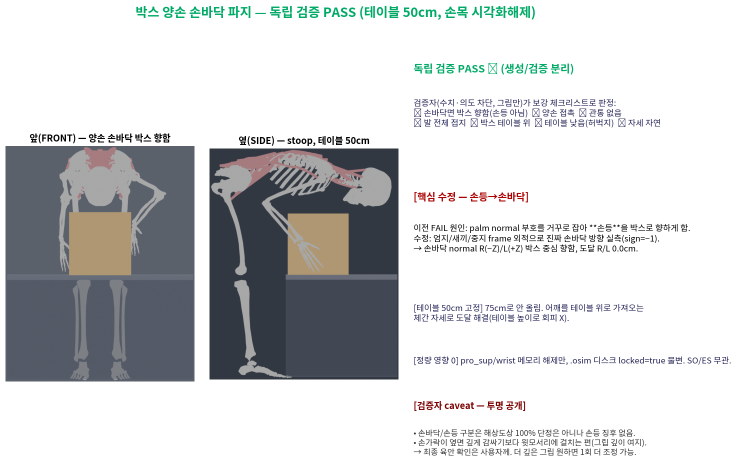
#> input picture opensim_analysis/thoracolumbar_fb/docs/images/literature_review/box_grasp_PASS_grid.png, 1474 x 941 px, given in place of squat_side.png, which was not available (shown at 1/2 size)
$ python make_interf_grid.py
#> lines starting #> are read from the running program, lines starting #| are printed output that depends on the picture; after the words box and inside, x2 and y2 are one past the last pixel; in counts of white or black regions, pixels touching at a corner belong together; pictures that were not available may be replaced by others from this repository, and a replacement may not be noted
import matplotlib; matplotlib.use('Agg')
import matplotlib.pyplot as plt
from matplotlib import font_manager as fm
import matplotlib.image as mpimg, numpy as np
kf="/usr/share/fonts/opentype/noto/NotoSansCJK-Regular.ttc"
fm.fontManager.addfont(kf); plt.rcParams['font.family']=fm.FontProperties(fname=kf).get_name(); plt.rcParams['axes.unicode_minus']=False
def crop(p,pad=6):
#> called with p = '/tmp/cmp_render/interf/squat_side.png', pad = 6
    im=mpimg.imread(p); a=(im[:,:,:3]*255).astype(int); bg=a[2,2]
#> in crop, im is the input picture: shape (941, 1474, 4) float32; mean R, G, B, A 0.816, 0.823, 0.826, 1
#> after `bg = a[2, 2]`: bg = [255, 255, 255]
    m=np.abs(a-bg).sum(2)>18; ys,xs=np.where(m)
#> after `m = np.abs(a - bg).sum(2) > 18`:
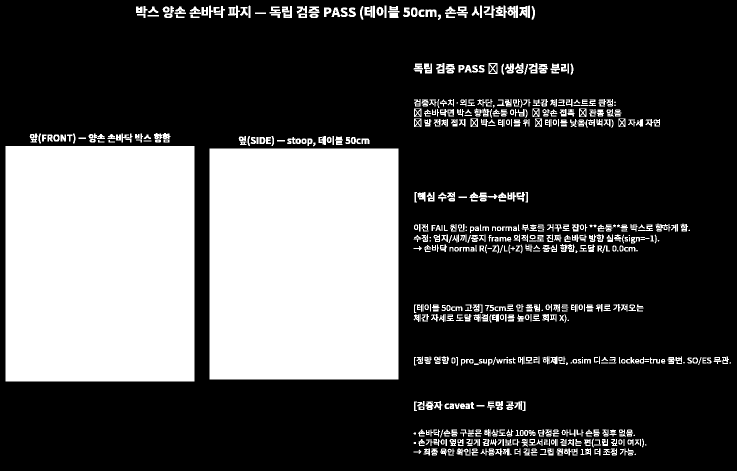
#> m: shape (941, 1474) bool (shown at 1/2 size); 29.3% white; 706 white regions (36 under 20 px), largest, box (x1, y1, x2, y2) and area: (11, 292, 389, 763) 178038, (419, 297, 797, 759) 174636, (1015, 11, 1036, 36) 352
    return im[max(0,ys.min()-pad):ys.max()+pad,max(0,xs.min()-pad):xs.max()+pad]
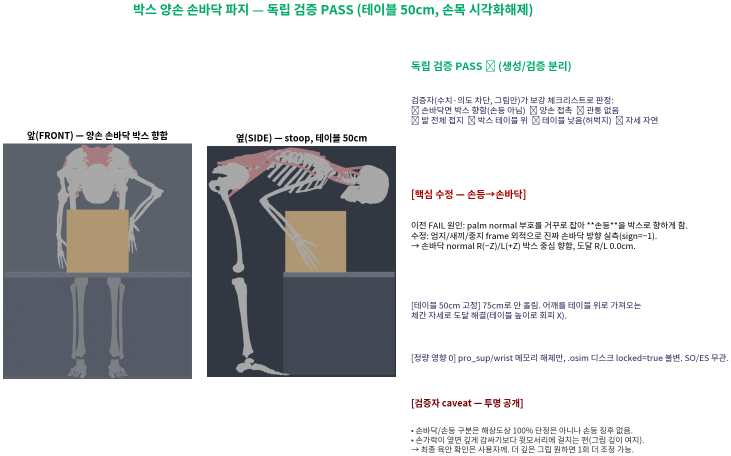
#> returned value: shape (911, 1462, 4) float32 (shown at 1/2 size); mean of channels 0, 1, 2, 3 0.809, 0.816, 0.818, 1; drawn as R, G, B
fig=plt.figure(figsize=(16,9.5)); gs=fig.add_gridspec(2,3,height_ratios=[1,1],width_ratios=[1,1,1.4],wspace=0.06,hspace=0.16)
fig.suptitle("50cm 테이블 박스 들기 — 테이블 간섭 고려 (squat vs stoop)",fontsize=19,fontweight='bold',y=0.99)
imgs=[("/tmp/cmp_render/interf/squat_side.png","squat 옆 — ❌ 손 21cm 부족",(0,0)),
      ("/tmp/cmp_render/interf/squat_front.png","squat 앞",(1,0)),
      ("/tmp/cmp_render/interf/stoop_side.png","stoop 옆 — ✅ 박스 파지",(0,1)),
      ("/tmp/cmp_render/interf/stoop_front.png","stoop 앞",(1,1))]
for p,t,(r,c) in imgs:
    ax=fig.add_subplot(gs[r,c]); ax.imshow(crop(p)); ax.axis('off'); ax.set_title(t,fontsize=12,fontweight='bold',color=('#a00' if 'squat' in t else '#1a7'))
#> pass 2 of the loop `for p,t,(r,c) in imgs:`:
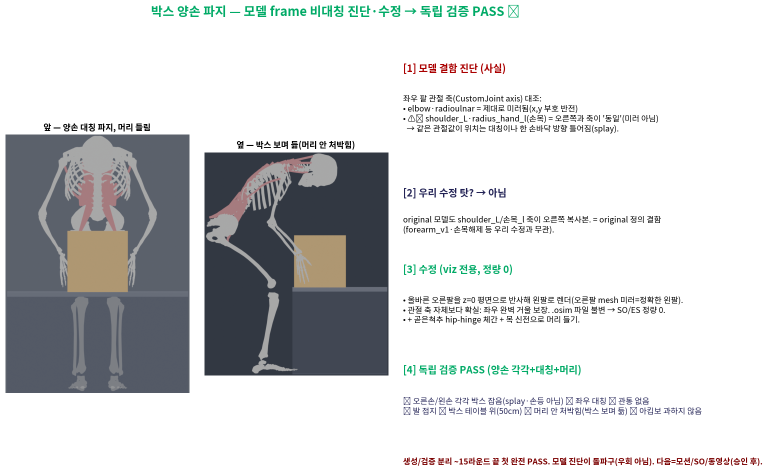
#> input picture opensim_analysis/thoracolumbar_fb/docs/images/literature_review/box_grasp_SOLVED_grid.png, 1536 x 942 px, given in place of squat_front.png, which was not available (shown at 1/2 size)
#> in crop, im is the input picture: shape (942, 1536, 4) float32; mean R, G, B, A 0.82, 0.827, 0.829, 1
#> a: shape (942, 1536, 3) int64
#> in crop (call 2), `m = np.abs(a - bg).sum(2) > 18`:
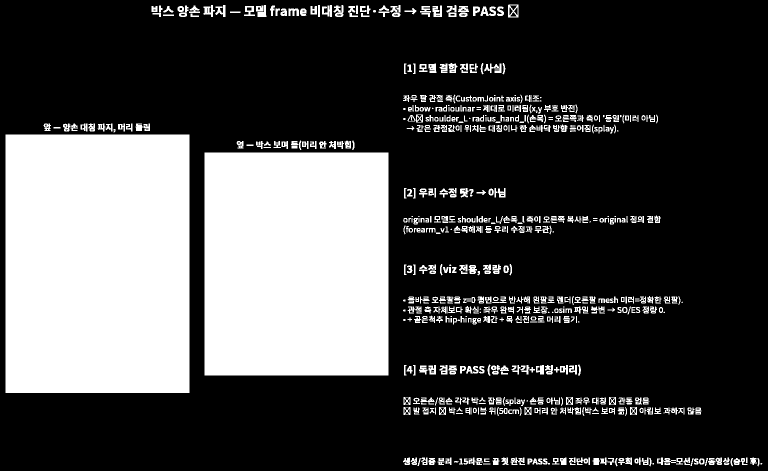
#> m: shape (942, 1536) bool (shown at 1/2 size); 28.2% white; 696 white regions (56 under 20 px), largest, box (x1, y1, x2, y2) and area: (11, 269, 379, 786) 190256, (409, 305, 777, 751) 164128, (968, 127, 1003, 146) 350
#> in crop (call 2), `return im[max(0,ys.min()-pad):ys.max()+pad,max(0,xs.min()-pad):xs.max(..`:
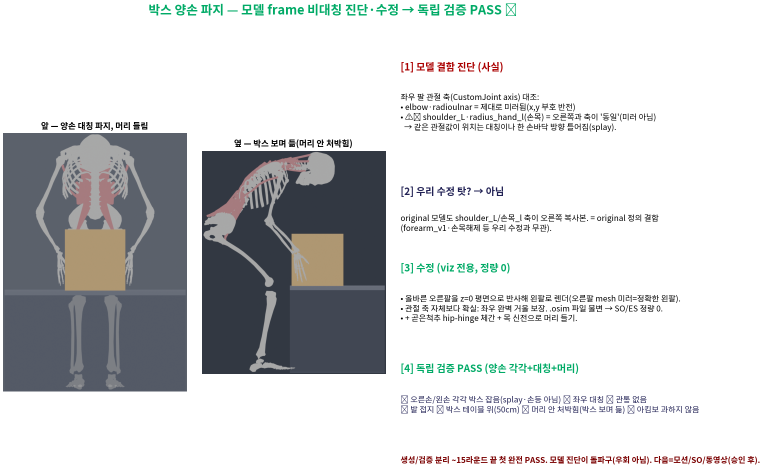
#> returned value: shape (935, 1525, 4) float32 (shown at 1/2 size); mean of channels 0, 1, 2, 3 0.817, 0.824, 0.826, 1; drawn as R, G, B
#> (the run stopped early here; a loop or call above may not have finished)
